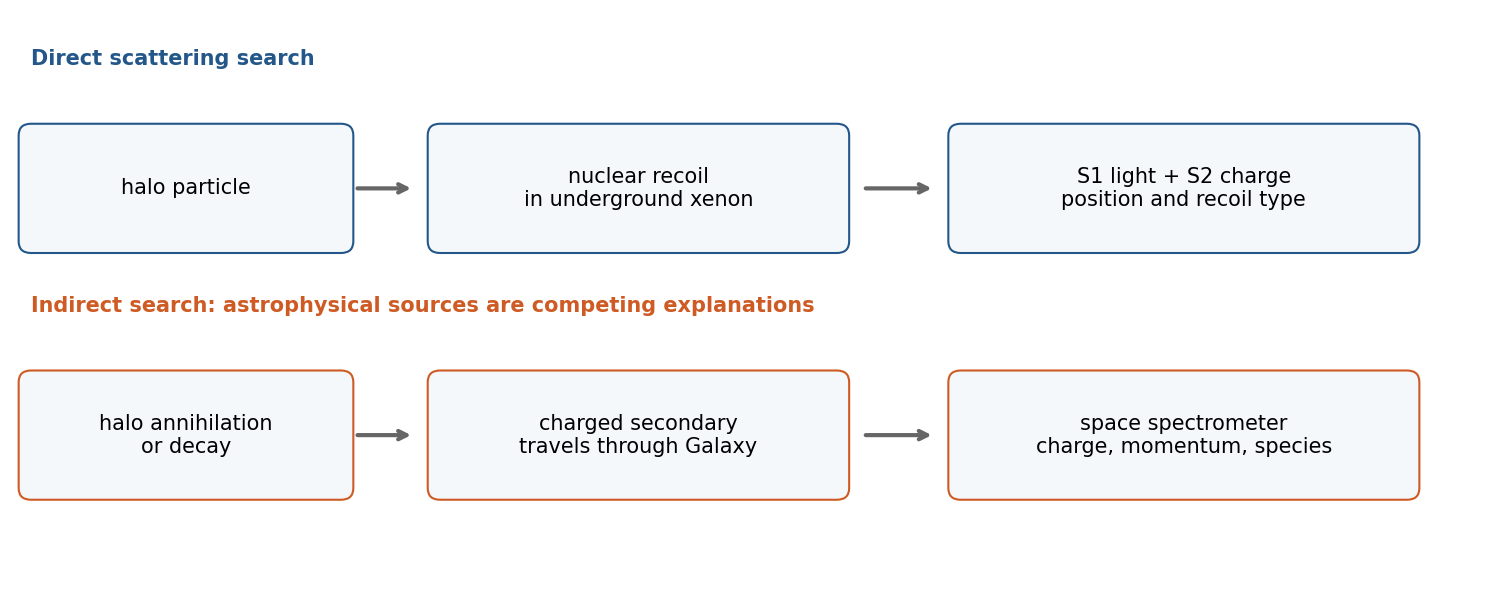

Generate this figure with Python:
"""Original physics flow schematic, Python3.14/Matplotlib3.10; saves basename PNG to cwd."""
from pathlib import Path
import matplotlib
matplotlib.use('Agg')
import matplotlib.pyplot as plt
from matplotlib.patches import FancyBboxPatch
fig,ax=plt.subplots(figsize=(10,4),layout='constrained');ax.set(xlim=(0,12),ylim=(0,5));ax.axis('off')
def box(x,y,w,text,color):
 ax.add_patch(FancyBboxPatch((x,y),w,.9,boxstyle='round,pad=.1',ec=color,fc='#f4f8fb'));ax.text(x+w/2,y+.45,text,ha='center',va='center',fontsize=10)
def arrow(x,y,z):ax.annotate('',(z,y),(x,y),arrowprops={'arrowstyle':'->','lw':2,'color':'#666666'})
box(.2,3,2.5,'halo particle','#235789');box(3.5,3,3.2,'nuclear recoil\nin underground xenon','#235789');box(7.7,3,3.6,'S1 light + S2 charge\nposition and recoil type','#235789');arrow(2.8,3.45,3.3);arrow(6.9,3.45,7.5)
box(.2,.9,2.5,'halo annihilation\nor decay','#ce5a24');box(3.5,.9,3.2,'charged secondary\ntravels through Galaxy','#ce5a24');box(7.7,.9,3.6,'space spectrometer\ncharge, momentum, species','#ce5a24');arrow(2.8,1.35,3.3);arrow(6.9,1.35,7.5)
ax.text(.2,4.5,'Direct scattering search',weight='bold',color='#235789');ax.text(.2,2.4,'Indirect search: astrophysical sources are competing explanations',weight='bold',color='#ce5a24')
fig.savefig(Path(__file__).with_suffix('.png').name,dpi=150,facecolor='white')
